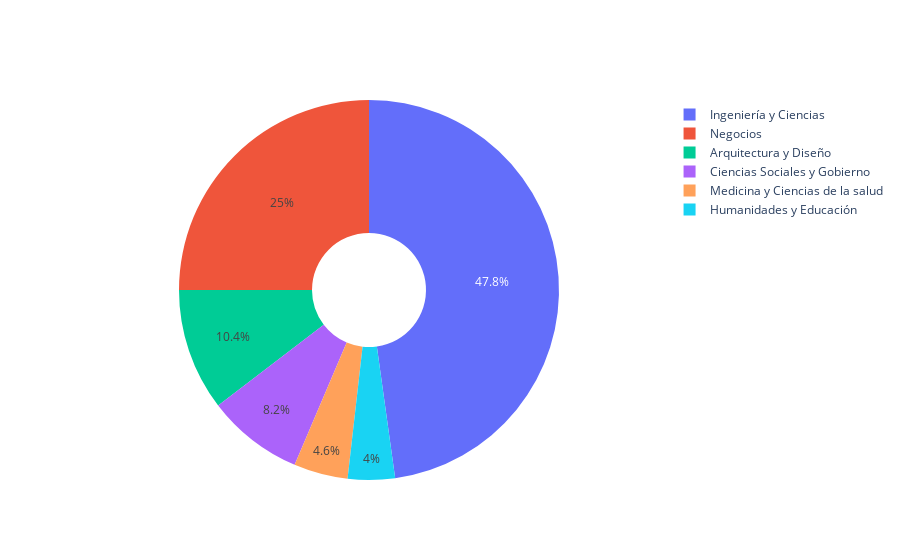

The cell this chart's notebook holds for it:
### Markdown cell above
## Alumnos por escuela

### Code cell
fig = go.Figure(data=[go.Pie(labels=perSchool.Escuela, values=perSchool.N00, hole=.3)])
fig.show()

### Figure 1 — Plotly figure (JSON) as saved in the notebook; plotly's stock layout.template omitted (floating-point values rounded to 4 significant figures)
{"data": [{"hole": 0.3, "labels": ["Arquitectura y Diseño", "Ciencias Sociales y Gobierno", "Humanidades y Educación", "Ingeniería y Ciencias", "Medicina y Ciencias de la salud", "Negocios"], "type": "pie", "values": [52, 41, 20, 239, 23, 125]}], "layout": {}}
